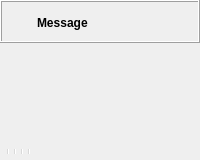
  <widget class="QWidget" name="centralwidget">
   <layout class="QVBoxLayout" name="verticalLayout_2">
    <property name="spacing">
     <number>0</number>
    </property>
    <property name="leftMargin">
     <number>0</number>
    </property>
    <property name="topMargin">
     <number>0</number>
    </property>
    <property name="rightMargin">
     <number>0</number>
    </property>
    <property name="bottomMargin">
     <number>0</number>
    </property>
    <item>
     <widget class="QWidget" name="mainWidget" native="true">
      <property name="sizePolicy">
       <sizepolicy hsizetype="Expanding" vsizetype="Expanding">
        <horstretch>0</horstretch>
        <verstretch>0</verstretch>
       </sizepolicy>
      </property>
      <layout class="QVBoxLayout" name="verticalLayout_3">
       <property name="spacing">
        <number>0</number>
       </property>
       <property name="leftMargin">
        <number>0</number>
       </property>
       <property name="topMargin">
        <number>0</number>
       </property>
       <property name="rightMargin">
        <number>0</number>
       </property>
       <property name="bottomMargin">
        <number>0</number>
       </property>
       <item>
        <widget class="QFrame" name="frameCompileResult">
         <property name="frameShape">
          <enum>QFrame::Box</enum>
         </property>
         <property name="frameShadow">
          <enum>QFrame::Raised</enum>
         </property>
         <layout class="QGridLayout" name="gridLayoutCompileResult">
          <property name="leftMargin">
           <number>6</number>
          </property>
          <property name="topMargin">
           <number>6</number>
          </property>
          <property name="rightMargin">
           <number>6</number>
          </property>
          <property name="bottomMargin">
           <number>4</number>
          </property>
          <property name="horizontalSpacing">
           <number>4</number>
          </property>
          <item row="0" column="1">
           <widget class="QLabel" name="labelCompileResultMessage">
            <property name="sizePolicy">
             <sizepolicy hsizetype="Preferred" vsizetype="Preferred">
              <horstretch>1</horstretch>
              <verstretch>0</verstretch>
             </sizepolicy>
            </property>
            <property name="font">
             <font>
              <weight>75</weight>
              <bold>true</bold>
             </font>
            </property>
            <property name="text">
             <string>Message</string>
            </property>
            <property name="wordWrap">
             <bool>true</bool>
            </property>
           </widget>
          </item>
          <item row="0" column="2">
           <widget class="QToolButton" name="toolButtonCompileResultClose">
            <property name="styleSheet">
             <string notr="true"/>
            </property>
            <property name="text">
             <string/>
            </property>
            <property name="icon">
             <iconset resource="../../resources/common.qrc">
              <normaloff>:/icons/close.png</normaloff>:/icons/close.png</iconset>
            </property>
            <property name="iconSize">
             <size>
              <width>22</width>
              <height>22</height>
             </size>
            </property>
            <property name="toolButtonStyle">
             <enum>Qt::ToolButtonIconOnly</enum>
            </property>
            <property name="autoRaise">
             <bool>true</bool>
            </property>
           </widget>
          </item>
          <item row="0" column="0">
           <widget class="QToolButton" name="toolButtonCompileResultIcon">
            <property name="styleSheet">
             <string notr="true">QToolButton { border: none; }</string>
            </property>
            <property name="text">
             <string/>
            </property>
            <property name="icon">
             <iconset resource="../../resources/common.qrc">
              <normaloff>:/icons/information-icons-error.png</normaloff>:/icons/information-icons-error.png</iconset>
            </property>
            <property name="iconSize">
             <size>
              <width>22</width>
              <height>22</height>
             </size>
            </property>
            <property name="autoRaise">
             <bool>false</bool>
            </property>
           </widget>
          </item>
         </layout>
        </widget>
       </item>
       <item>
        <widget class="QGLView" name="qglview" native="true">
         <property name="sizePolicy">
          <sizepolicy hsizetype="Expanding" vsizetype="Expanding">
           <horstretch>0</horstretch>
           <verstretch>0</verstretch>
          </sizepolicy>
         </property>
         <property name="minimumSize">
          <size>
           <width>200</width>
           <height>100</height>
          </size>
         </property>
        </widget>
       </item>
       <item>
        <widget class="QToolBar" name="viewerToolBar">
         <addaction name="designActionPreview"/>
         <addaction name="designActionRender"/>
         <addaction name="separator"/>
         <addaction name="viewActionViewAll"/>
         <addaction name="viewActionZoomIn"/>
         <addaction name="viewActionZoomOut"/>
         <addaction name="viewActionResetView"/>
         <addaction name="designActionMeasureDist"/>
         <addaction name="designActionMeasureAngle"/>
         <addaction name="separator"/>
         <addaction name="viewActionRight"/>
         <addaction name="viewActionLeft"/>
         <addaction name="viewActionBack"/>
         <addaction name="viewActionFront"/>
         <addaction name="viewActionTop"/>
         <addaction name="viewActionBottom"/>
         <addaction name="separator"/>
         <addaction name="viewActionPerspective"/>
         <addaction name="viewActionOrthogonal"/>
         <addaction name="separator"/>
         <addaction name="viewActionShowAxes"/>
         <addaction name="viewActionShowScaleProportional"/>
         <addaction name="viewActionShowEdges"/>
        </widget>
       </item>
      </layout>
      <zorder>qglview</zorder>
      <zorder>viewerToolBar</zorder>
      <zorder>frameCompileResult</zorder>
     </widget>
    </item>
   </layout>
  </widget>
